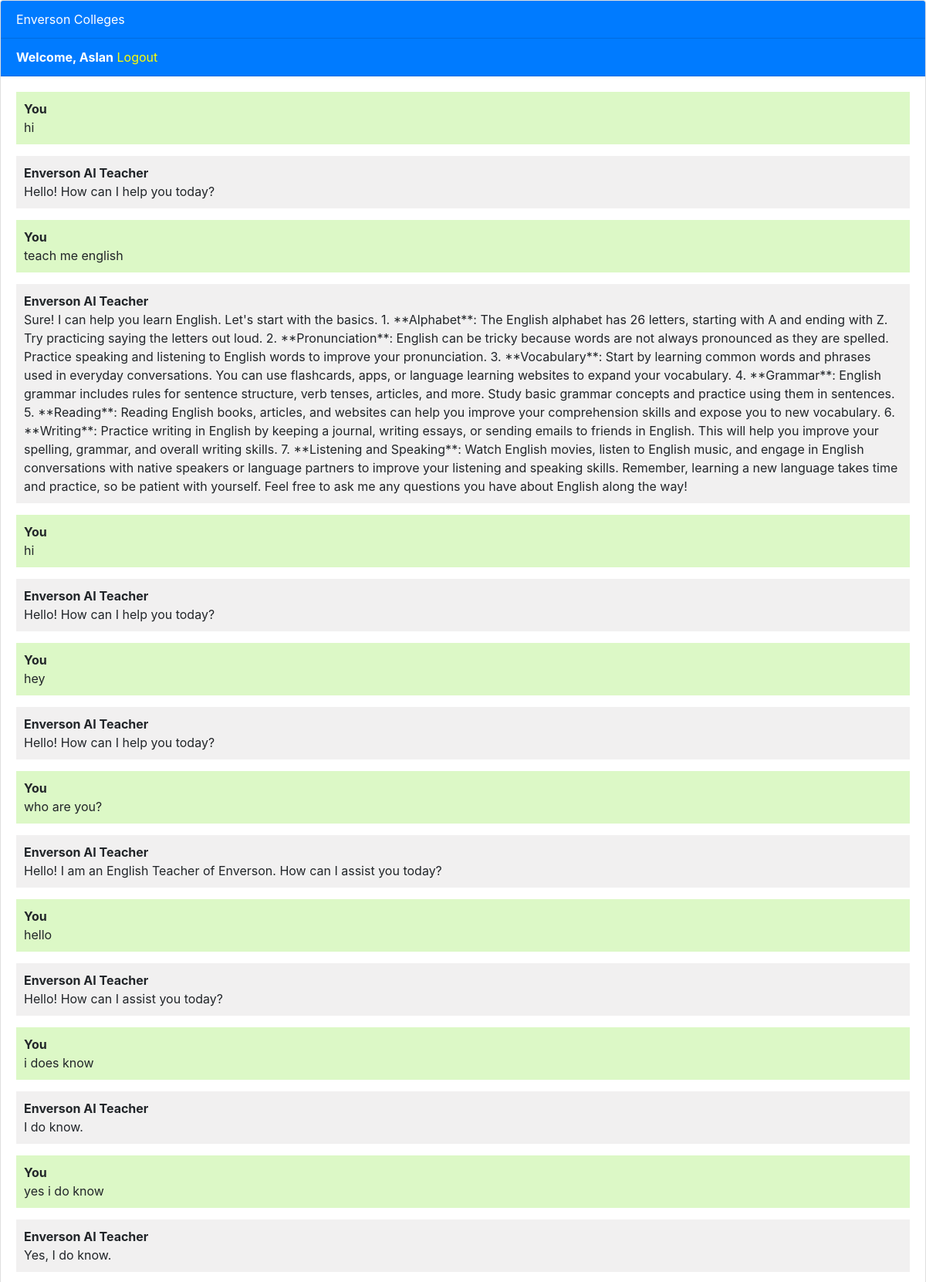
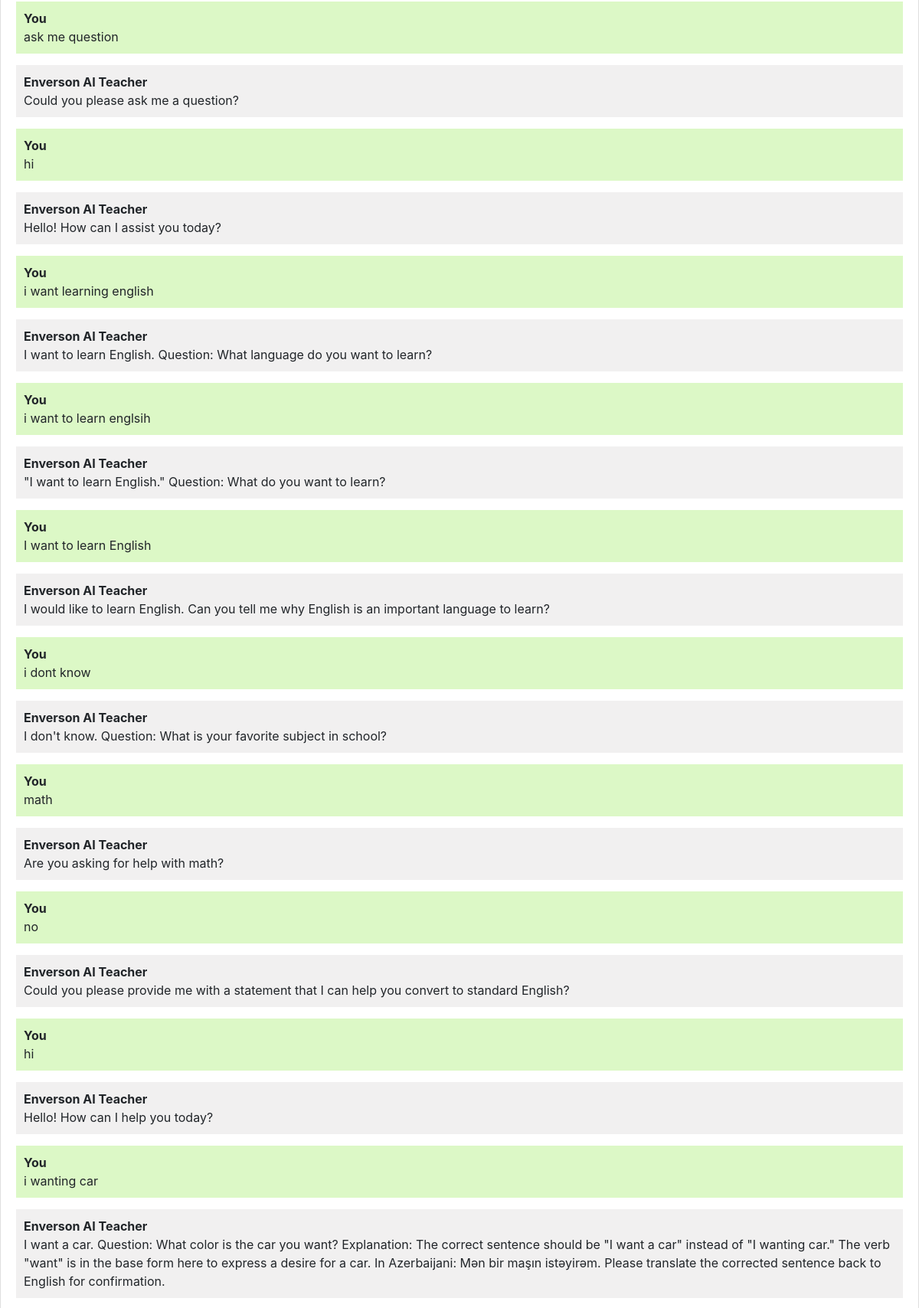
/ (signed in, upper part), run on the app's committed database (2 pictures, top to bottom).
### chatbot/models.py (models this page shows, shortened)
class Chat(models.Model):
    user = models.ForeignKey(User, on_delete=models.CASCADE)
    message = models.TextField()
    response = models.TextField()
    created_at = models.DateTimeField(auto_now_add=True)

### chatbot/views.py (the view)
# urls.py: path('', views.chatbot, name='chatbot'),
def chatbot(request):
    chats = Chat.objects.filter(user=request.user)
    if request.method == 'POST':
        message = request.POST.get('message')
        response = ask_openai(message)
        chat = Chat(user=request.user, message=message, response=response, created_at=timezone.now())
        chat.save()
        return JsonResponse({'message': message, 'response': response})
    return render(request, 'chatbot.html', {'chats': chats})

### templates/chatbot.html (shortened to what this page needs)
{% extends 'index.html' %}
{% block content %}
<div class="chat-container">
  <div class="card flex-grow-1">
    <div class="card-header bg-primary text-white">Enverson Colleges</div>
    {% if user.is_authenticated %}
    <div class="card-header bg-primary text-white"><b>Welcome, {{user.username}}</b>   <a style="color: yellow;" href="logout">Logout</a></div>
    {% else %}
    <div class="card-header bg-primary text-white"><a style="color: yellow" href="login">Login</a>   <a style="color: yellow;" href="register">Register</a></div>
    {% endif %}
    <div class="card-body messages-box">
      <ul class="list-unstyled messages-list">
        {% for chat in chats %}
          {% if chat.user == request.user %}
            <li class="message sent">
          <div class="message-text">
            <div class="message-sender">
              <b>You</b>
            </div>
            <div class="message-content">
              {{chat.message}}
            </div>
          </div>
        </li>
        <li class="message received">
          <div class="message-text">
            <div class="message-sender">
              <b>Enverson AI Teacher</b>
            </div>
            <div class="message-content">
              {{chat.response}}
            </div>
          </div>
        </li>
          {% endif %}
        {% endfor %}
      </ul>
    </div>
    <br><br>
    <br><br>
    <br><br>
  </div>
</div>
{% endblock %}

### templates/index.html (shortened to what this page needs)
<!DOCTYPE html>
<html lang="en">
  <head>
    <link rel="stylesheet" href="https://stackpath.bootstrapcdn.com/bootstrap/4.3.1/css/bootstrap.min.css">
  </head>
  <body>
    {% block content %}{% endblock %}
  </body>
</html>

### templates/chatbot.html (style rules this page uses)
body, html { height: 100%; }
.messages-box { flex: 1; overflow-y: auto; }
.messages-list { padding-left: 0; }
.message { margin-bottom: 15px; list-style: none; }
.message-text { padding: 10px; border-radius: 5px; }
.sent { background-color: #dcf8c6; align-self: flex-end; }
.received { background-color: #f1f0f0; align-self: flex-start; }
.chat-container { height: 100%; display: flex; flex-direction: column; }

### data on the page
Chat: message "hi", response "Hello! How can I help you today?"
Chat: message "teach me english", response "Sure! I can help you learn English. Let's start with the basics. 1. **Alphabet**: The English alphabet has 26 letters, starting with A and ending with Z. Try practicing saying the letters out loud. 2. **Pronunciation**: English can be tricky because words are not always pronounced as they are spelled. Practice speaking and listening to English words to improve your pronunciation. 3. **Vocabulary**: Start by learning common words and phrases used in everyday conversations. You can use flashcards, apps, or language learning websites to expand your vocabulary. 4. **Grammar**: English grammar includes rules for sentence structure, verb tenses, articles, and more. Study basic grammar concepts…"
Chat: message "hi", response "Hello! How can I help you today?"
Chat: message "hey", response "Hello! How can I help you today?"
Chat: message "who are you?", response "Hello! I am an English Teacher of Enverson. How can I assist you today?"
Chat: message "hello", response "Hello! How can I assist you today?"
Chat: message "i does know", response "I do know."
Chat: message "yes i do know", response "Yes, I do know."
Chat: message "ask me question", response "Could you please ask me a question?"
Chat: message "hi", response "Hello! How can I assist you today?"
Chat: message "i want learning english", response "I want to learn English. Question: What language do you want to learn?"
Chat: message "i want to learn englsih", response "\"I want to learn English.\" Question: What do you want to learn?"
Chat: message "I want to learn English", response "I would like to learn English. Can you tell me why English is an important language to learn?"
Chat: message "i dont know", response "I don't know. Question: What is your favorite subject in school?"
Chat: message "math", response "Are you asking for help with math?"
Chat: message "no", response "Could you please provide me with a statement that I can help you convert to standard English?"
Chat: message "hi", response "Hello! How can I help you today?"
Chat: message "i wanting car", response "I want a car. Question: What color is the car you want? Explanation: The correct sentence should be \"I want a car\" instead of \"I wanting car.\" The verb \"want\" is in the base form here to express a desire for a car. In Azerbaijani: Mən bir maşın istəyirəm. Please translate the corrected sentence back to English for confirmation."

### other printed values
{{ user.username }} "Aslan"
